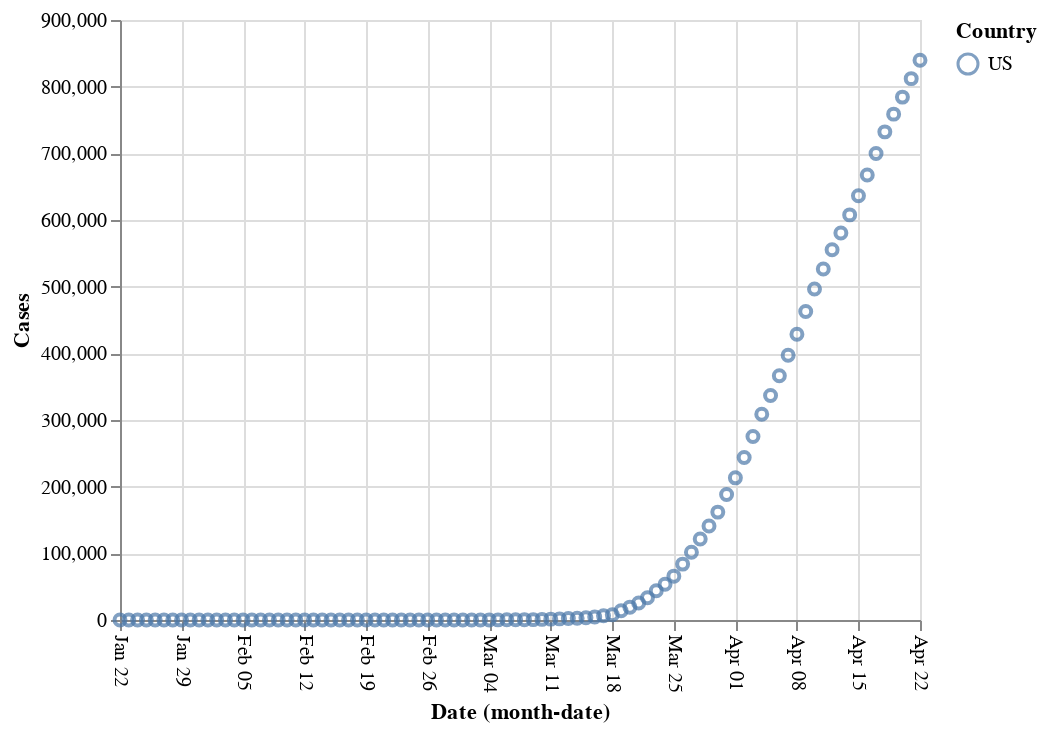

The cell this chart's notebook holds for it:
### Code cell
alt.Chart(grouped[grouped.Country.isin(['US'])]).mark_point().encode(x=alt.X('monthdate(Date)', 
                                                  axis=alt.Axis(labelAngle=90)), 
                                         y='Cases', color='Country')

### Figure 1 — Vega-Lite specification as saved in the notebook (floating-point values rounded to 4 significant figures)
{"config": {"view": {"continuousWidth": 400, "continuousHeight": 300}}, "data": {"name": "data-8e4376eecce112e038704a1be86a2e00"}, "mark": "point", "encoding": {"color": {"type": "nominal", "field": "Country"}, "x": {"type": "temporal", "axis": {"labelAngle": 90}, "field": "Date", "timeUnit": "monthdate"}, "y": {"type": "quantitative", "field": "Cases"}}, "$schema": "https://vega.github.io/schema/vega-lite/v4.0.2.json", "datasets": {"data-8e4376eecce112e038704a1be86a2e00": [{"Date": "2020-01-22T00:00:00", "Country": "US", "Cases": 1}, {"Date": "2020-01-23T00:00:00", "Country": "US", "Cases": 1}, {"Date": "2020-01-24T00:00:00", "Country": "US", "Cases": 2}, {"Date": "2020-01-25T00:00:00", "Country": "US", "Cases": 2}, {"Date": "2020-01-26T00:00:00", "Country": "US", "Cases": 5}, {"Date": "2020-01-27T00:00:00", "Country": "US", "Cases": 5}, {"Date": "2020-01-28T00:00:00", "Country": "US", "Cases": 5}, {"Date": "2020-01-29T00:00:00", "Country": "US", "Cases": 5}, {"Date": "2020-01-30T00:00:00", "Country": "US", "Cases": 5}, {"Date": "2020-01-31T00:00:00", "Country": "US", "Cases": 7}, {"Date": "2020-02-01T00:00:00", "Country": "US", "Cases": 8}, {"Date": "2020-02-02T00:00:00", "Country": "US", "Cases": 8}, {"Date": "2020-02-03T00:00:00", "Country": "US", "Cases": 11}, {"Date": "2020-02-04T00:00:00", "Country": "US", "Cases": 11}, {"Date": "2020-02-05T00:00:00", "Country": "US", "Cases": 11}, {"Date": "2020-02-06T00:00:00", "Country": "US", "Cases": 11}, {"Date": "2020-02-07T00:00:00", "Country": "US", "Cases": 11}, {"Date": "2020-02-08T00:00:00", "Country": "US", "Cases": 11}, {"Date": "2020-02-09T00:00:00", "Country": "US", "Cases": 11}, {"Date": "2020-02-10T00:00:00", "Country": "US", "Cases": 11}, {"Date": "2020-02-11T00:00:00", "Country": "US", "Cases": 12}, {"Date": "2020-02-12T00:00:00", "Country": "US", "Cases": 12}, {"Date": "2020-02-13T00:00:00", "Country": "US", "Cases": 13}, {"Date": "2020-02-14T00:00:00", "Country": "US", "Cases": 13}, {"Date": "2020-02-15T00:00:00", "Country": "US", "Cases": 13}, {"Date": "2020-02-16T00:00:00", "Country": "US", "Cases": 13}, {"Date": "2020-02-17T00:00:00", "Country": "US", "Cases": 13}, {"Date": "2020-02-18T00:00:00", "Country": "US", "Cases": 13}, {"Date": "2020-02-19T00:00:00", "Country": "US", "Cases": 13}, {"Date": "2020-02-20T00:00:00", "Country": "US", "Cases": 13}, {"Date": "2020-02-21T00:00:00", "Country": "US", "Cases": 15}, {"Date": "2020-02-22T00:00:00", "Country": "US", "Cases": 15}, {"Date": "2020-02-23T00:00:00", "Country": "US", "Cases": 15}, {"Date": "2020-02-24T00:00:00", "Country": "US", "Cases": 51}, {"Date": "2020-02-25T00:00:00", "Country": "US", "Cases": 51}, {"Date": "2020-02-26T00:00:00", "Country": "US", "Cases": 57}, {"Date": "2020-02-27T00:00:00", "Country": "US", "Cases": 58}, {"Date": "2020-02-28T00:00:00", "Country": "US", "Cases": 60}, {"Date": "2020-02-29T00:00:00", "Country": "US", "Cases": 68}, {"Date": "2020-03-01T00:00:00", "Country": "US", "Cases": 74}, {"Date": "2020-03-02T00:00:00", "Country": "US", "Cases": 98}, {"Date": "2020-03-03T00:00:00", "Country": "US", "Cases": 118}, {"Date": "2020-03-04T00:00:00", "Country": "US", "Cases": 149}, {"Date": "2020-03-05T00:00:00", "Country": "US", "Cases": 217}, {"Date": "2020-03-06T00:00:00", "Country": "US", "Cases": 262}, {"Date": "2020-03-07T00:00:00", "Country": "US", "Cases": 402}, {"Date": "2020-03-08T00:00:00", "Country": "US", "Cases": 518}, {"Date": "2020-03-09T00:00:00", "Country": "US", "Cases": 583}, {"Date": "2020-03-10T00:00:00", "Country": "US", "Cases": 959}, {"Date": "2020-03-11T00:00:00", "Country": "US", "Cases": 1281}, {"Date": "2020-03-12T00:00:00", "Country": "US", "Cases": 1663}, {"Date": "2020-03-13T00:00:00", "Country": "US", "Cases": 2179}, {"Date": "2020-03-14T00:00:00", "Country": "US", "Cases": 2727}, {"Date": "2020-03-15T00:00:00", "Country": "US", "Cases": 3499}, {"Date": "2020-03-16T00:00:00", "Country": "US", "Cases": 4632}, {"Date": "2020-03-17T00:00:00", "Country": "US", "Cases": 6421}, {"Date": "2020-03-18T00:00:00", "Country": "US", "Cases": 7783}, {"Date": "2020-03-19T00:00:00", "Country": "US", "Cases": 13747}, {"Date": "2020-03-20T00:00:00", "Country": "US", "Cases": 19273}, {"Date": "2020-03-21T00:00:00", "Country": "US", "Cases": 25600}, {"Date": "2020-03-22T00:00:00", "Country": "US", "Cases": 33276}, {"Date": "2020-03-23T00:00:00", "Country": "US", "Cases": 43843}, {"Date": "2020-03-24T00:00:00", "Country": "US", "Cases": 53736}, {"Date": "2020-03-25T00:00:00", "Country": "US", "Cases": 65778}, {"Date": "2020-03-26T00:00:00", "Country": "US", "Cases": 83836}, {"Date": "2020-03-27T00:00:00", "Country": "US", "Cases": 101657}, {"Date": "2020-03-28T00:00:00", "Country": "US", "Cases": 121465}, {"Date": "2020-03-29T00:00:00", "Country": "US", "Cases": 140909}, {"Date": "2020-03-30T00:00:00", "Country": "US", "Cases": 161831}, {"Date": "2020-03-31T00:00:00", "Country": "US", "Cases": 188172}, {"Date": "2020-04-01T00:00:00", "Country": "US", "Cases": 213242}, {"Date": "2020-04-02T00:00:00", "Country": "US", "Cases": 243622}, {"Date": "2020-04-03T00:00:00", "Country": "US", "Cases": 275367}, {"Date": "2020-04-04T00:00:00", "Country": "US", "Cases": 308650}, {"Date": "2020-04-05T00:00:00", "Country": "US", "Cases": 336802}, {"Date": "2020-04-06T00:00:00", "Country": "US", "Cases": 366317}, {"Date": "2020-04-07T00:00:00", "Country": "US", "Cases": 397121}, {"Date": "2020-04-08T00:00:00", "Country": "US", "Cases": 428654}, {"Date": "2020-04-09T00:00:00", "Country": "US", "Cases": 462780}, {"Date": "2020-04-10T00:00:00", "Country": "US", "Cases": 496535}, {"Date": "2020-04-11T00:00:00", "Country": "US", "Cases": 526396}, {"Date": "2020-04-12T00:00:00", "Country": "US", "Cases": 555313}, {"Date": "2020-04-13T00:00:00", "Country": "US", "Cases": 580619}, {"Date": "2020-04-14T00:00:00", "Country": "US", "Cases": 607670}, {"Date": "2020-04-15T00:00:00", "Country": "US", "Cases": 636350}, {"Date": "2020-04-16T00:00:00", "Country": "US", "Cases": 667592}, {"Date": "2020-04-17T00:00:00", "Country": "US", "Cases": 699706}, {"Date": "2020-04-18T00:00:00", "Country": "US", "Cases": 732197}, {"Date": "2020-04-19T00:00:00", "Country": "US", "Cases": 758809}, {"Date": "2020-04-20T00:00:00", "Country": "US", "Cases": 784326}, {"Date": "2020-04-21T00:00:00", "Country": "US", "Cases": 812036}, {"Date": "2020-04-22T00:00:00", "Country": "US", "Cases": 839675}]}}
